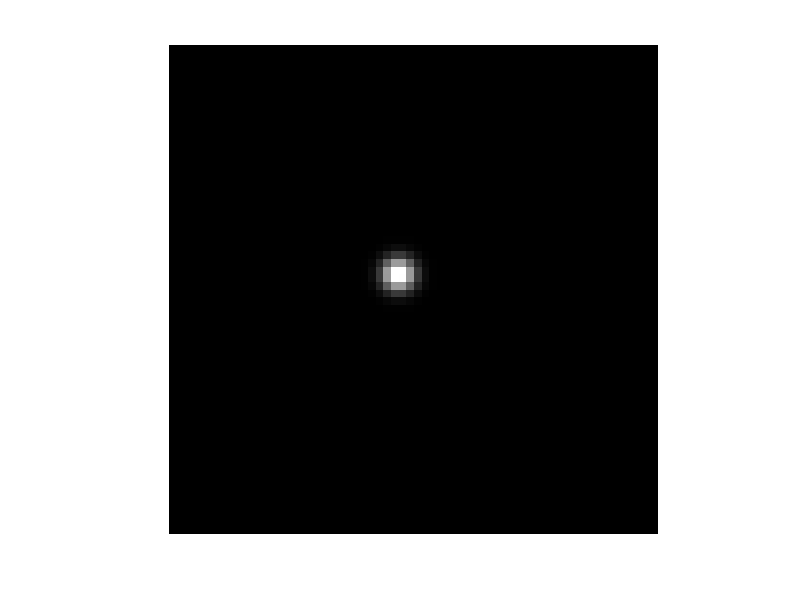

Reproduce this figure in MATLAB.
% C�digo original, completom dispon�vel em:
% http://courses.washington.edu/matlab1/Matlab4BS_c5.htm


clear all, close all, clc

center = [-0.2,-0.2]; %[0,0] is the middle of the image, [pi,pi] is the lower right
% GB 21.nov.2020: -0.2 -0.2 para gauss em 30,30
width = .2;  %1/e half width of Gaussian
n = 64; %resolution of the image

% Use meshgrid to define matrices X and Y that range from -pi to pi;
[X,Y] = meshgrid(linspace(-pi,pi,n));

%Gaussian envelope:
Gaussian = exp(-((X-center(1)).^2+(Y-center(2)).^2)/width^2);

% take a quick look at the gaussian
figure
imagesc(Gaussian)
colormap(gray(256))
axis off
axis equal
Gaussiann = mat2gray(Gaussian); %GB 21.nov.2020
imwrite(Gaussiann, 'myGauss.png'); %GB 21.nov.2020